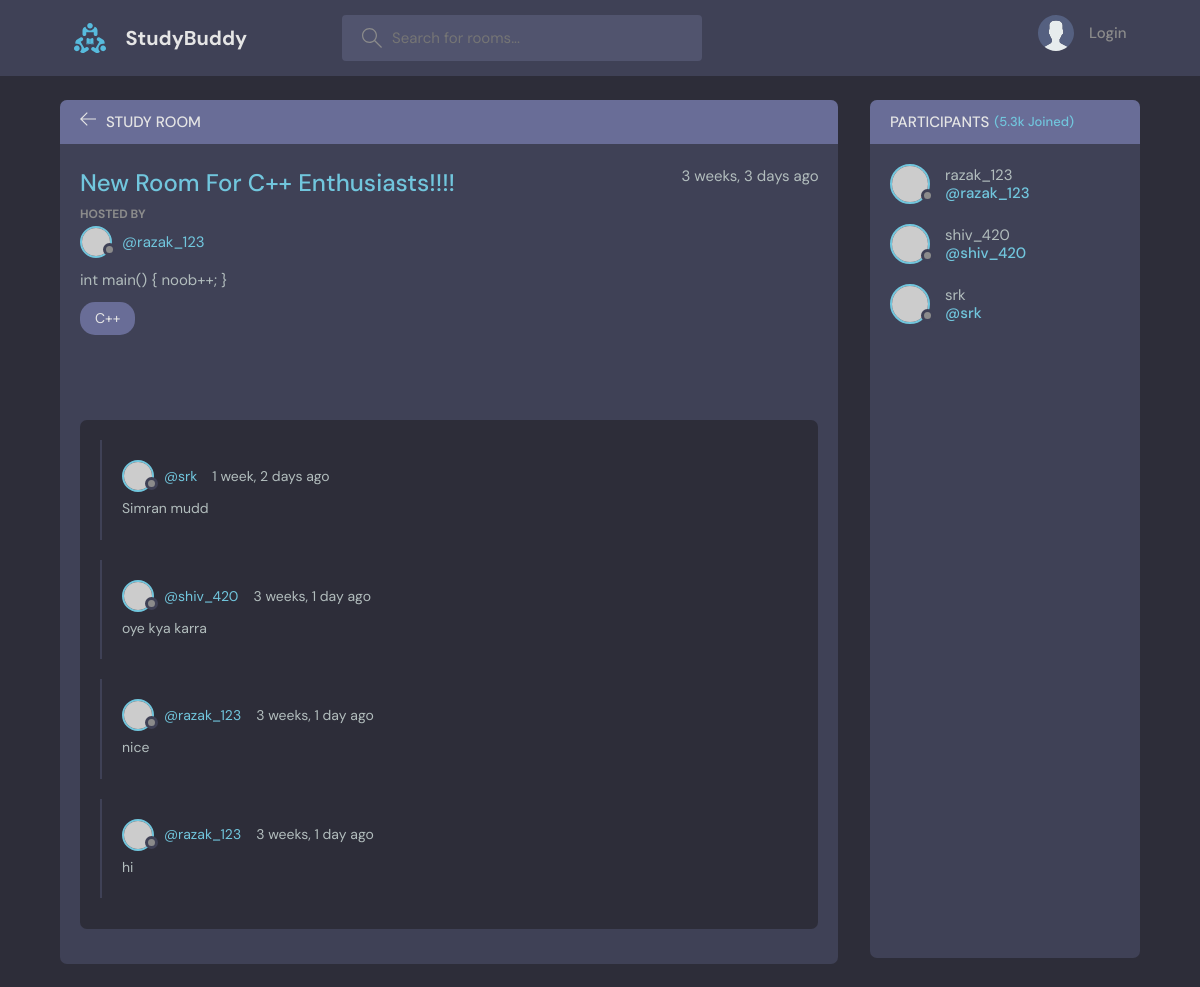
The app's page /room/11/, older data.
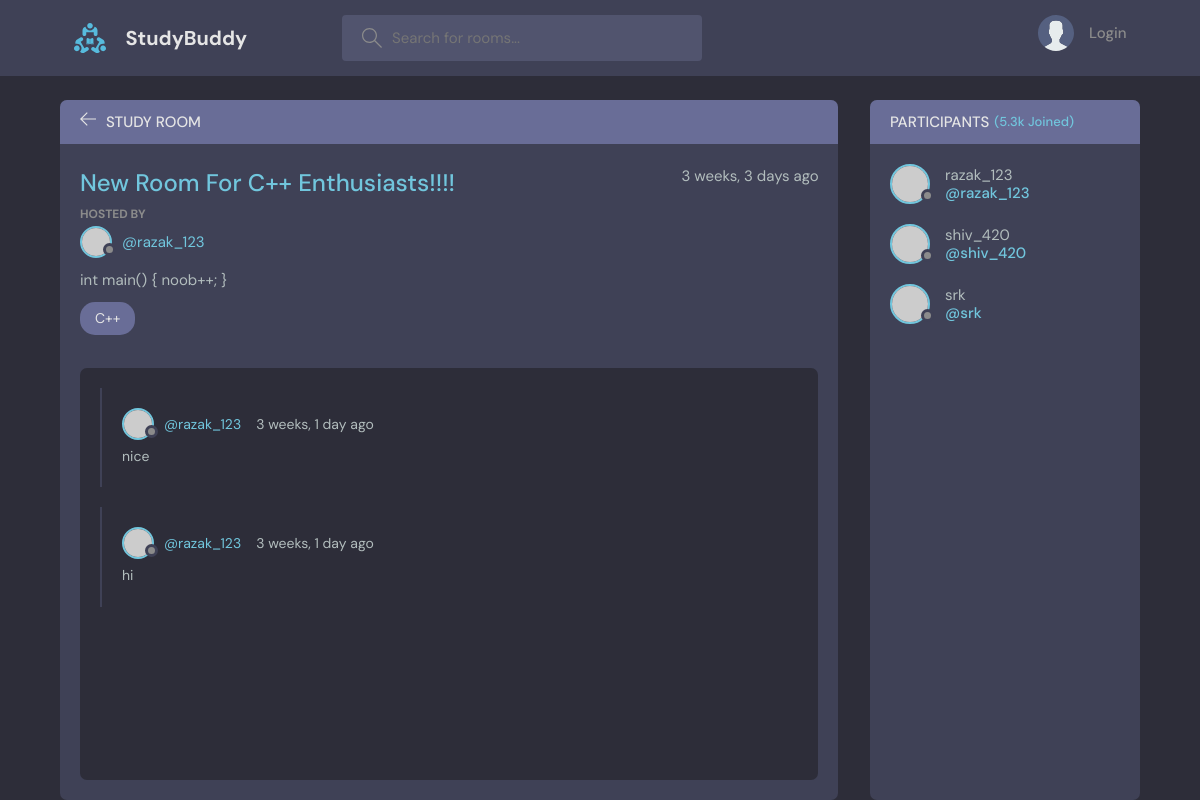
The same page, newer data.
### base/models.py (models this page shows, shortened)
class Message(models.Model):
    user = models.ForeignKey(User, on_delete=models.CASCADE)
    room = models.ForeignKey(Room, on_delete=models.CASCADE)
    body = models.TextField()
    updated = models.DateTimeField(auto_now=True)
    created = models.DateTimeField(auto_now_add=True)
    class Meta:
        ordering = ['-updated', '-created']

### base/views.py (the view, shortened to what this page needs)
# urls.py: path('room/<str:pk>/', views.room, name="room"),
def room(request, pk):
    room = Room.objects.get(id=pk)
    room_messages = room.message_set.all().order_by('-created')
    participants = room.participants.all()
    body = request.POST.get('body')
    context = {'room': room, 'room_messages': room_messages,
               'participants': participants}
    return render(request, 'base/room.html', context)

### base/models.py (called while the page is built)
    def __str__(self):
        return self.name

### base/templates/base/room.html (shortened to what this page needs)
{% extends 'main.html' %}
{% block content %}
<main class="profile-page layout layout--2">
  <div class="container">
    <div class="room">
      <div class="room__top">
        <div class="room__topLeft">
          <a href="index.html">
            <svg version="1.1" xmlns="http://www.w3.org/2000/svg" width="32" height="32" viewBox="0 0 32 32">
              <title>arrow-left</title>
              <path
                d="M13.723 2.286l-13.723 13.714 13.719 13.714 1.616-1.611-10.96-10.96h27.625v-2.286h-27.625l10.965-10.965-1.616-1.607z">
              </path>
            </svg>
          </a>
          <h3>Study Room</h3>
        </div>
      </div>
      <div class="room__box scroll">
        <div class="room__header scroll">
          <div class="room__info">
            <h3>{{room.name}}</h3>
            <span>{{room.created|timesince}} ago</span>
          </div>
          <div class="room__hosted">
            <p>Hosted By</p>
            <a href="{% url 'user-profile' room.host.id %}" class="room__author">
              <div class="avatar avatar--small">
                <img src="https://randomuser.me/api/portraits/men/37.jpg" />
              </div>
              <span>@{{room.host}}</span>
            </a>
          </div>
          <div class="room__details">
            {{room.descripton}}
          </div>
          <span class="room__topics">{{room.topic}}</span>
        </div>
        <div class="room__conversation">
          <div class="threads scroll">
            {% for message in room_messages %}
            <div class="thread">
              <div class="thread__top">
                <div class="thread__author">
                  <a href="{% url 'user-profile' message.user.id %}" class="thread__authorInfo">
                    <div class="avatar avatar--small">
                      <img src="https://randomuser.me/api/portraits/men/37.jpg" />
                    </div>
                    <span>@{{message.user.username}}</span>
                  </a>
                  <span class="thread__date">{{message.created|timesince}} ago</span>
                </div>
              </div>
              <div class="thread__details">
                {{message.body}}
              </div>
            </div>
            {% endfor %}
          </div>
        </div>
      </div>
    </div>
    <div class="participants">
      <h3 class="participants__top">Participants <span>(5.3k Joined)</span></h3>
      <div class="participants__list scroll">
        {% for user in participants %}
        <a href="{% url 'user-profile' user.id %}" class="participant">
          <div class="avatar avatar--medium">
            <img src="https://randomuser.me/api/portraits/men/37.jpg" />
          </div>
          <p>
            {{user.username}}
            <span>@{{user.username}}</span>
          </p>
        </a>
        {% endfor %}
      </div>
    </div>
  </div>
</main>
{% endblock content %}

Row changes from the older to the newer data that the page shows:
removed Message: user.username "srk", created "1 week, 2 days", body "Simran mudd"
removed Message: user.username "shiv_420", created "3 weeks, 1 day", body "oye kya karra"
